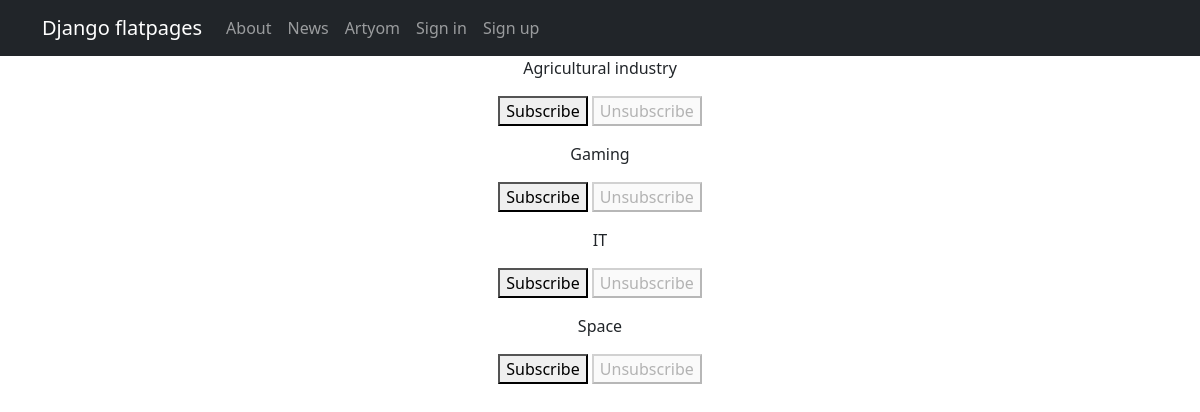
Page /subscriptions/ (signed in) on the committed database.
### news/models.py (models this page shows, shortened)
class Category(models.Model):
    title = models.CharField(max_length=64, unique=True)
    subscribers = models.ManyToManyField(User, related_name='categories')

### subscriptions/views.py (the view, shortened to what this page needs)
# urls.py: path('subscriptions/', include('subscriptions.urls')),
@login_required
@csrf_protect
def subscriptions(request):
    categories = Category.objects.annotate(
        is_subscriber = Exists(
            request.user.categories.filter(
                pk=OuterRef('pk'),
            )
        )
    ).order_by('title')
    return render(
        request,
        'subscriptions.html',
        {'categories': categories},
    )

### templates/subscriptions.html (shortened to what this page needs)
{% extends 'flatpages/default.html' %}
{% block content %}
    {% for category in categories %}
        <p>
            {{ category.title }}
            <form method="post">
                {% if category.is_subscriber %}
                    <button disabled>Subscribe</button>
                    <button name="action" value="unsubscribe">Unsubscribe</button>
                {% else %}
                    <button name="action" value="subscribe">Subscribe</button>
                    <button disabled>Unsubscribe</button>
                {% endif %}
            </form>
        </p>
    {% endfor %}
{% endblock content %}

### templates/flatpages/default.html (shortened to what this page needs)
<!DOCTYPE html>
<html lang="en">
    <head>
        {% load static %}
        <link href="{% static 'css/styles.css' %}" rel="stylesheet">
    </head>
    <body>
    <nav class="navbar navbar-expand-lg navbar-dark bg-dark static-top">
        <div class="container">
            <a class="navbar-brand" href="/home/">Django flatpages</a>
            <div class="collapse navbar-collapse" id="navbarResponsive">
                <ul class="navbar-nav ml-auto">
                    <li class="nav-item">
                        <a class="nav-link" href="/about/">About</a>
                    </li>
                    <li class="nav-item">
                        <a class="nav-link" href="/news/">News</a>
                    </li>
                    <li class="nav-item">
                        <a class="nav-link" href="/profile/">{{ user.username }}</a>
                    </li>
                    <li class="nav-item">
                            <a class="nav-link" href="/accounts/login/">Sign in</a>
                    </li>
                    <li class="nav-item">
                        <a class="nav-link" href="/accounts/signup/">Sign up</a>
                    </li>
                </ul>
            </div>
        </div>
    </nav>
        <div class="container">
            <div class="row">
                <div class="col-lg-12 text-center">
                    {% block content %}{% endblock content %}
                </div>
            </div>
        </div>
    </body>
</html>

### rows in the picture
Category: title "Agricultural industry", shows "Subscribe"
Category: title "Gaming", shows "Subscribe"
Category: title "IT", shows "Subscribe"
Category: title "Space", shows "Subscribe"

### other values in the picture
{{ user.username }} "Artyom"
